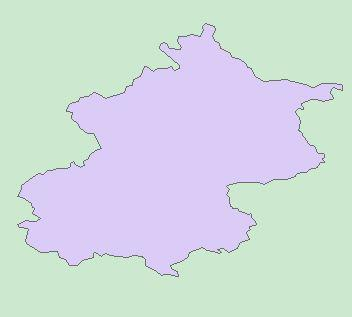
#> input picture normal/image/beijing.jpg, 352 x 317 px, found by its file name
$ jupyter execute morphological_operation.ipynb   (shell and % lines are left out)
#> lines starting #> are read from the running program, lines starting #| are printed output that depends on the picture
### normal/tools.py
import matplotlib.pyplot as plt
import cv2 as cv


# [5 lines left out: function show_img, not called in this run]


def show_more_img(row_col, *imgs):
    fig, axs = plt.subplots(*row_col, figsize=(20, 16))
    for i, img in enumerate(imgs):
        try:
            axs[i].imshow(img[:, :, ::-1])
        except:
            axs[i].imshow(img)


# [5 lines left out: function cv_show, not called in this run]

### normal/morphological_operation.ipynb
[cell 1]
import cv2 as cv
import matplotlib.pyplot as plt
import tools
import numpy as np

# 膨胀和腐蚀

[cell 2]
img1 = cv.imread('/Users/dengjiacheng/PycharmProjects/opencv1/normal/image/beijing.jpg', 0)
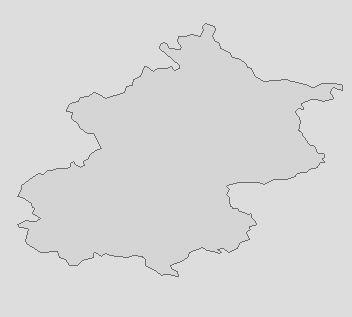
#> img1: shape (317, 352); min 75, max 255, mean 216.8

[cell 3]
img1.shape
#> Out = (317, 352)

[cell 4]
kernel = np.ones((5, 5), dtype=np.uint8)

[cell 5]
erosion = cv.erode(img1, kernel)
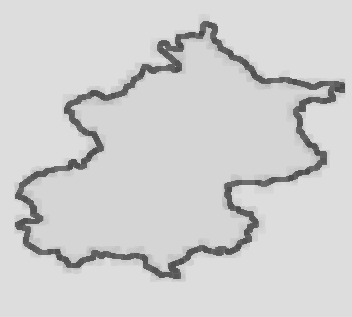
#> erosion: shape (317, 352); min 75, max 221, mean 208.3
dilate = cv.dilate(img1, kernel)
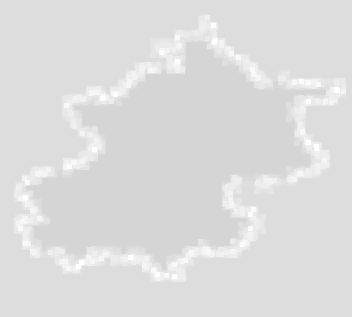
#> dilate: shape (317, 352); min 213, max 255, mean 220.6

[cell 6]
tools.show_more_img((1, 3), erosion, img1, dilate)
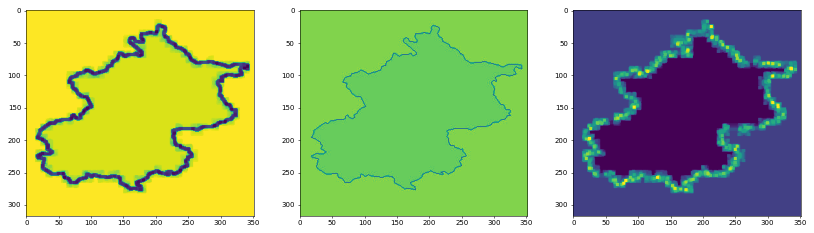
#> figure drawn by matplotlib, 3 panels
